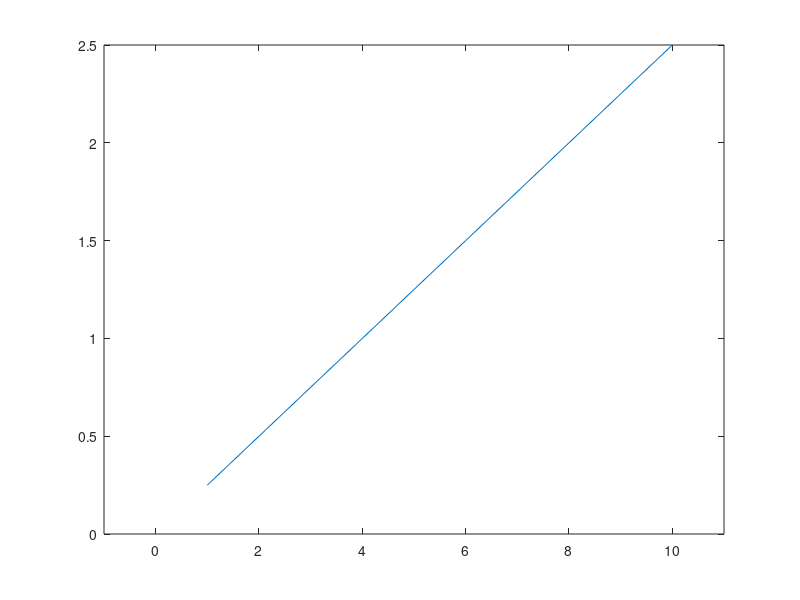

MATLAB code for this plot: (Note: this script raises an error after producing the figure.)
%=============================================================================
% Copyright (c) 2026-present Allan CORNET (Nelson)
%=============================================================================
% This file is part of Nelson.
%=============================================================================
% LICENCE_BLOCK_BEGIN
% SPDX-License-Identifier: LGPL-3.0-or-later
% LICENCE_BLOCK_END
%=============================================================================
% <--ADV-CLI MODE-->
%=============================================================================
close all
%=============================================================================
f = figure('Visible', 'off');
plot(1:10, (1:10) / 4);
ax = gca();
xlim([-1 11]);
xticks(0:2:10);
xtickformat('%.2f');
assert_isequal(xtickformat(), '%.2f');
assert_isequal(ax.XTickLabelFormat, '%.2f');
drawnow();
assert_isequal(ax.XTickLabel', {'0.00', '2.00', '4.00', '6.00', '8.00', '10.00'});
xtickformat('percentage');
drawnow();
assert_isequal(ax.XTickLabel', {'0%', '2%', '4%', '6%', '8%', '10%'});
xtickformat(ax, '%.1f');
drawnow();
assert_isequal(ax.XTickLabel', {'0.0', '2.0', '4.0', '6.0', '8.0', '10.0'});
close(f);
%=============================================================================
f = figure('Visible', 'off');
plot([1000 1234567], [0 1]);
ax = gca();
xlim([0 1300000]);
xticks([1000 25000 1234567]);
xtickformat('usd');
drawnow();
assert_isequal(ax.XTickLabel', {'$1,000.00', '$25,000.00', '$1,234,567.00'});
close(f);
%=============================================================================
assert_checkerror('f = figure(''Visible'', ''off''); xtickformat(5); close(f);', getString(message('Nelson:validators:mustBeTextScalar', 'Format')));
%=============================================================================
close all
%=============================================================================
